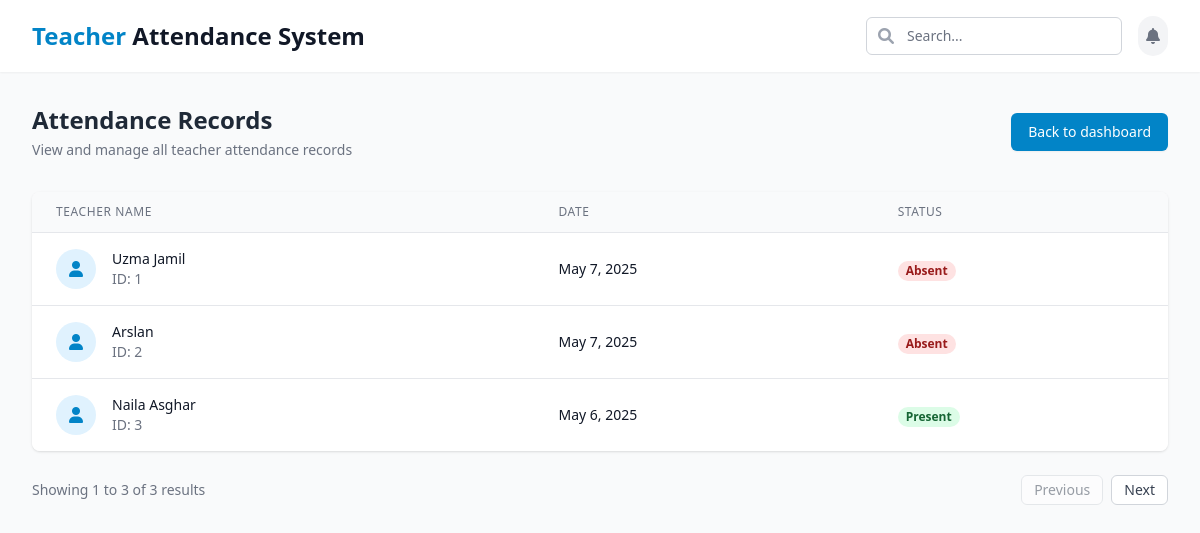
/teachers-attendance-list/, run on the app's committed database.
### school/models.py (models this page shows, shortened)
class TeacherAttendance(models.Model):
    teacher_name = models.CharField(max_length=100)
    date = models.DateField()
    status = models.CharField(max_length=10, choices=[('Present', 'Present'), ('Absent', 'Absent')])

### school/views.py (the view)
# urls.py: path('teachers-attendance-list/', views.teachers_attendance_list, name='teachers-attendance-list'),
def teachers_attendance_list (req):
    records = TeacherAttendance.objects.all().order_by('-date')
    return render (req, 'dashboards/teacher/attendance/attendance_list.html', {'records' : records})

### school/templates/dashboards/teacher/attendance/attendance_list.html (shortened to what this page needs)
<!DOCTYPE html>
<html lang="en">
<head>
    <script src="https://cdn.tailwindcss.com"></script>
    <link href="https://cdnjs.cloudflare.com/ajax/libs/font-awesome/6.0.0-beta3/css/all.min.css" rel="stylesheet">
</head>
<body class="bg-gray-50 font-sans antialiased">
    <div class="min-h-screen">
        <header class="bg-white shadow-sm">
            <div class="max-w-7xl mx-auto px-4 sm:px-6 lg:px-8 py-4 flex justify-between items-center">
                <h1 class="text-2xl font-bold text-gray-900">
                    <span class="text-primary-600">Teacher</span> Attendance System
                </h1>
                <div class="flex items-center space-x-4">
                    <div class="relative">
                        <div class="absolute inset-y-0 left-0 pl-3 flex items-center pointer-events-none">
                        </div>
                        <input type="text" class="block w-full pl-10 pr-3 py-2 border border-gray-300 rounded-md leading-5 bg-white placeholder-gray-500 focus:outline-none focus:ring-primary-500 focus:border-primary-500 sm:text-sm" placeholder="Search...">
                    </div>
                    <button class="p-2 rounded-full bg-gray-100 text-gray-500 hover:bg-gray-200 focus:outline-none focus:ring-2 focus:ring-primary-500">
                        <i class="fas fa-bell"></i>
                    </button>
                </div>
            </div>
        </header>
        <main class="max-w-7xl mx-auto px-4 sm:px-6 lg:px-8 py-8">
            <div class="flex flex-col md:flex-row justify-between items-start md:items-center mb-8 space-y-4 md:space-y-0">
                <div>
                    <h2 class="text-2xl font-semibold text-gray-800">Attendance Records</h2>
                    <p class="mt-1 text-sm text-gray-500">View and manage all teacher attendance records</p>
                </div>
                <a href="/teacher-dashboard" class="inline-flex items-center px-4 py-2 border border-transparent rounded-md shadow-sm text-sm font-medium text-white bg-primary-600 hover:bg-primary-700 focus:outline-none focus:ring-2 focus:ring-offset-2 focus:ring-primary-500">
                    Back to dashboard
                </a>
            </div>
            <div class="bg-white shadow overflow-hidden sm:rounded-lg">
                <div class="overflow-x-auto">
                    <table class="min-w-full divide-y divide-gray-200">
                        <thead class="bg-gray-50">
                            <tr>
                                <th scope="col" class="px-6 py-3 text-left text-xs font-medium text-gray-500 uppercase tracking-wider">
                                    Teacher Name
                                </th>
                                <th scope="col" class="px-6 py-3 text-left text-xs font-medium text-gray-500 uppercase tracking-wider">
                                    Date
                                </th>
                                <th scope="col" class="px-6 py-3 text-left text-xs font-medium text-gray-500 uppercase tracking-wider">
                                    Status
                                </th>
                            </tr>
                        </thead>
                        <tbody class="bg-white divide-y divide-gray-200">
                            {% for record in records %}
                            <tr class="hover:bg-gray-50 transition-colors duration-150">
                                <td class="px-6 py-4 whitespace-nowrap">
                                    <div class="flex items-center">
                                        <div class="flex-shrink-0 h-10 w-10 rounded-full bg-primary-100 flex items-center justify-center">
                                            <i class="fas fa-user text-primary-600"></i>
                                        </div>
                                        <div class="ml-4">
                                            <div class="text-sm font-medium text-gray-900">{{ record.teacher_name }}</div>
                                            <div class="text-sm text-gray-500">ID: {{ forloop.counter }}</div>
                                        </div>
                                    </div>
                                </td>
                                <td class="px-6 py-4 whitespace-nowrap">
                                    <div class="text-sm text-gray-900">{{ record.date }}</div>
                                </td>
                                <td class="px-6 py-4 whitespace-nowrap">
                                    {% if record.status == 'Present' %}
                                    <span class="px-2 inline-flex text-xs leading-5 font-semibold rounded-full bg-green-100 text-green-800">
                                        Present
                                    </span>
                                    {% elif record.status == 'Absent' %}
                                    <span class="px-2 inline-flex text-xs leading-5 font-semibold rounded-full bg-red-100 text-red-800">
                                        Absent
                                    </span>
                                    {% else %}
                                    <span class="px-2 inline-flex text-xs leading-5 font-semibold rounded-full bg-yellow-100 text-yellow-800">
                                        {{ record.status }}
                                    </span>
                                    {% endif %}
                            </tr>
                            {% endfor %}
                        </tbody>
                    </table>
                </div>
            </div>
            {% if records %}
            <div class="mt-6 flex items-center justify-between">
                <div class="text-sm text-gray-500">
                    Showing <span class="font-medium">1</span> to <span class="font-medium">{{ records|length }}</span> of <span class="font-medium">{{ records|length }}</span> results
                </div>
                <div class="flex space-x-2">
                    <button class="px-3 py-1 border border-gray-300 rounded-md text-sm font-medium text-gray-700 bg-white hover:bg-gray-50 disabled:opacity-50" disabled>
                        Previous
                    </button>
                    <button class="px-3 py-1 border border-gray-300 rounded-md text-sm font-medium text-gray-700 bg-white hover:bg-gray-50">
                        Next
                    </button>
                </div>
            </div>
            {% endif %}
        </main>
    </div>
</body>
</html>

### data on the page
TeacherAttendance: teacher_name "Uzma Jamil", date "May 7, 2025", status "Absent"
TeacherAttendance: teacher_name "Arslan", date "May 7, 2025", status "Absent"
TeacherAttendance: teacher_name "Naila Asghar", date "May 6, 2025", status "Present"

### other printed values
{{ records|length }} "3"
